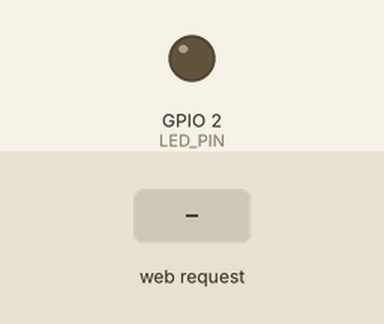
Bench run of a program on a simulated ESP32-S3. On the bench: output pins drawn as LEDs (lit = HIGH). Inputs (shaded band) come from the test bench. WiFi joins after 1.5 s; servers stay silent unless stated; what the program prints to the serial monitor is not drawn.

Above: at 2.7 s.
2.8 s: HTTP request GET /toggle received
At 4.0 s:
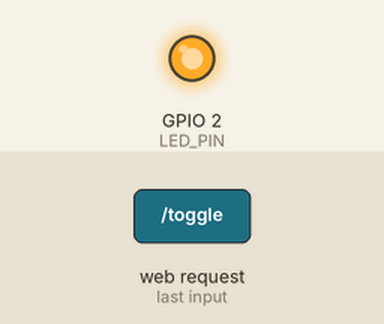
4.3 s: HTTP request GET /off received
At 5.2 s:
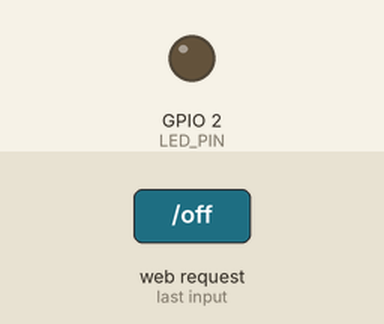
5.8 s: HTTP request GET /on received
At 6.4 s:
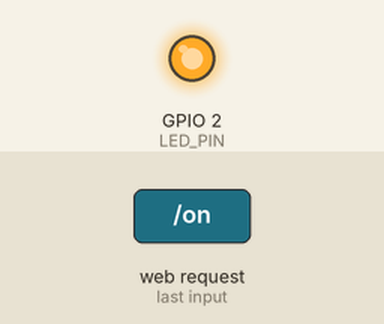
Timing chart, 0 to 8.8 s (numbered marks = the images above; inputs shaded):
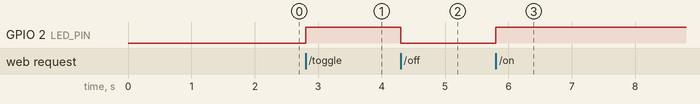

The program:

main.cpp
```cpp
#include <Arduino.h>
#include <WiFi.h>
#include <WebServer.h>

const char* ssid = "TEN_WIFI_CUA_BAN";
const char* pass = "MAT_KHAU_WIFI";

WebServer server(80);
const int LED_PIN = 2;
bool ledState = false;

void handleRoot() {
    String html = "<!DOCTYPE html><html><head><meta charset='utf-8'><title>ESP32 LED Control</title></head><body>";
    html += "<h1>ESP32 Web Server - Pham Minh Hoang (25112214)</h1>";
    html += "<p>Trạng thái LED: <b>" + String(ledState ? "ĐANG BẬT" : "ĐANG TẮT") + "</b></p>";
    html += "<p><a href='/toggle'><button>Toggle (Đổi trạng thái)</button></a></p>";
    html += "<p><a href='/on'><button style='color:green;'>BẬT LED (/on)</button></a> ";
    html += "<a href='/off'><button style='color:red;'>TẮT LED (/off)</button></a></p>";
    html += "</body></html>";
    server.send(200, "text/html", html);
}

void handleToggle() {
    ledState = !ledState;
    digitalWrite(LED_PIN, ledState);
    server.sendHeader("Location", "/");
    server.send(303);
}

void handleOn() {
    ledState = true;
    digitalWrite(LED_PIN, HIGH);
    server.sendHeader("Location", "/");
    server.send(303);
}

void handleOff() {
    ledState = false;
    digitalWrite(LED_PIN, LOW);
    server.sendHeader("Location", "/");
    server.send(303);
}

void setup() {
    Serial.begin(115200);
    pinMode(LED_PIN, OUTPUT);
    digitalWrite(LED_PIN, LOW);

    WiFi.begin(ssid, pass);
    while (WiFi.status() != WL_CONNECTED) {
        delay(500);
        Serial.print(".");
    }
    Serial.println("\nWi-Fi đã kết nối!");
    Serial.print("Mở địa chỉ IP này trên trình duyệt: http://");
    Serial.println(WiFi.localIP());

    server.on("/", handleRoot);
    server.on("/toggle", handleToggle);
    server.on("/on", handleOn);
    server.on("/off", handleOff);
    server.begin();
}

void loop() {
    server.handleClient();
}
```

Measured:
- after the input at 2.8 s, GPIO 2 (LED_PIN): LOW → HIGH at once
- after the input at 4.3 s, GPIO 2 (LED_PIN): HIGH → LOW at once
- after the input at 5.8 s, GPIO 2 (LED_PIN): LOW → HIGH at once
